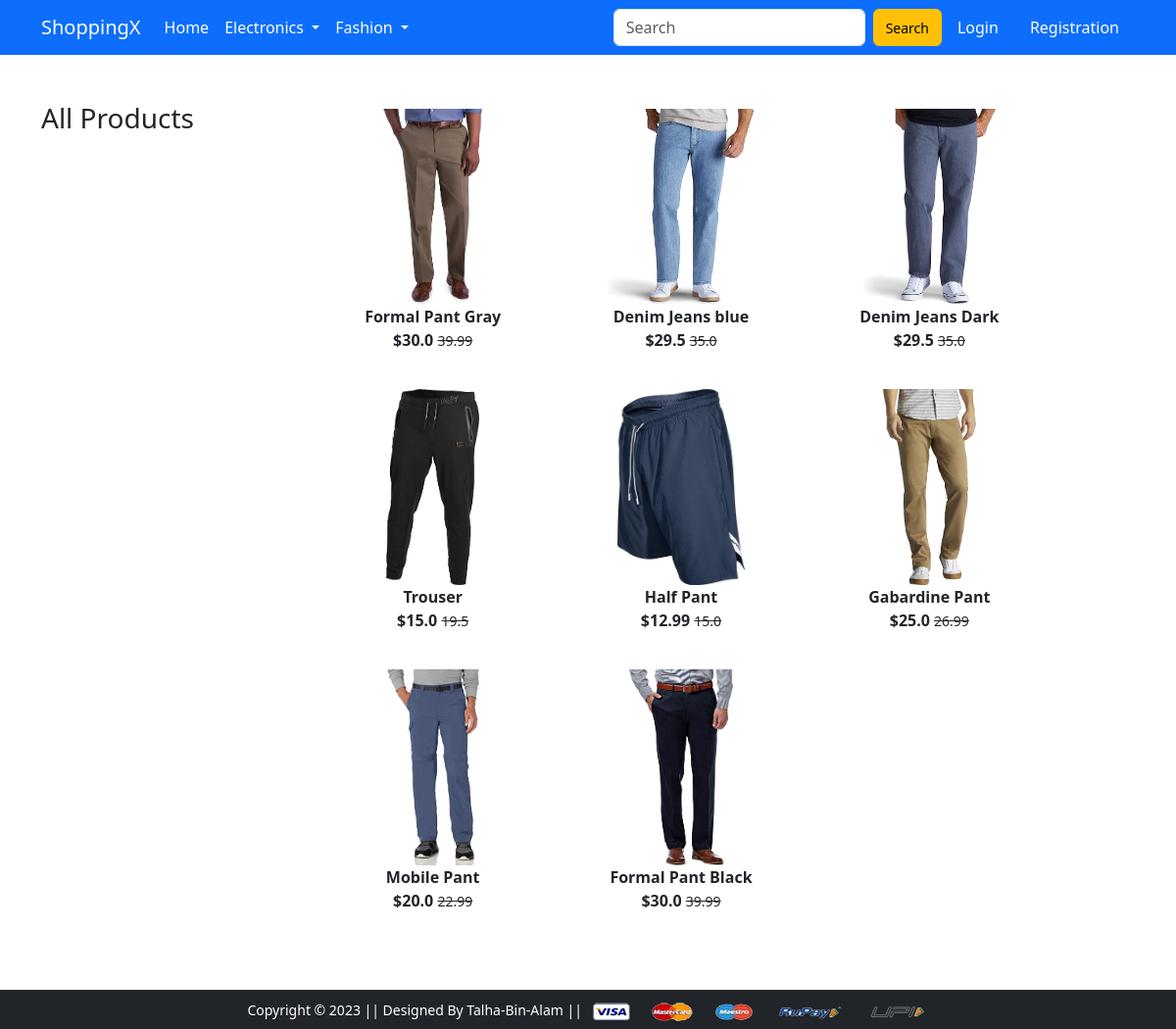
The app's page /bottomwear/ with its own data.
### app/models.py (models this page shows, shortened)
class Product(models.Model):
    title = models.CharField(max_length=100)
    selling_price = models.FloatField()
    discount_price = models.FloatField()
    description = models.TextField()
    brand = models.CharField(max_length=100)
    category = models.CharField(choices=CATEGORY_CHOICES, max_length=2)
    product_image = models.ImageField(upload_to='productimg')

### app/views.py (the view)
# urls.py: path('bottomwear/', views.bottomwear, name='bottomwear'),
def bottomwear(request):
    total_item = 0
    bottomwears = Product.objects.filter(category='BW')
    if request.user.is_authenticated:
        total_item = len(Cart.objects.filter(user=request.user))
    return render(request, 'app/bottomwear.html', {'bottomwears':bottomwears, 'total_item': total_item})

### app/templates/app/bottomwear.html (shortened to what this page needs)
{% extends 'app/base.html' %}
{% load static %}
{% block main-content %}
<div class="container my-5">
 <div class="row">
  <div class="col-sm-3">
   <div class="list-group">
    <h3>All Products</h3>
   </div>
  </div>
  <div class="col-sm-8">
    <div class="row">
        {% for bw in bottomwears %}
        <div class="col-sm-4 text-center mb-4">
            <a href="{% url 'product-detail' bw.id %}" class="btn">
                <div class="item">
                    <img src="{{bw.product_image.url}}" alt="" height="200">
                <div class="fw-bold">{{bw.title}}</div>
                <div class="fw-bold">${{bw.discount_price}}
                <small class="fw-light text-decoration-line-through">{{bw.selling_price}}</small></div>
            </div>
            </a>
        </div>
        {% endfor %}
    </div>
  </div>
 </div>
</div>
{% endblock main-content %}

### records on screen
Product: product_image (picture), title "Formal Pant Gray", discount_price "30.0", selling_price "39.99"
Product: product_image (picture), title "Denim Jeans blue", discount_price "29.5", selling_price "35.0"
Product: product_image (picture), title "Denim Jeans Dark", discount_price "29.5", selling_price "35.0"
Product: product_image (picture), title "Trouser", discount_price "15.0", selling_price "19.5"
Product: product_image (picture), title "Half Pant", discount_price "12.99", selling_price "15.0"
Product: product_image (picture), title "Gabardine Pant", discount_price "25.0", selling_price "26.99"
Product: product_image (picture), title "Mobile Pant", discount_price "20.0", selling_price "22.99"
Product: product_image (picture), title "Formal Pant Black", discount_price "30.0", selling_price "39.99"
